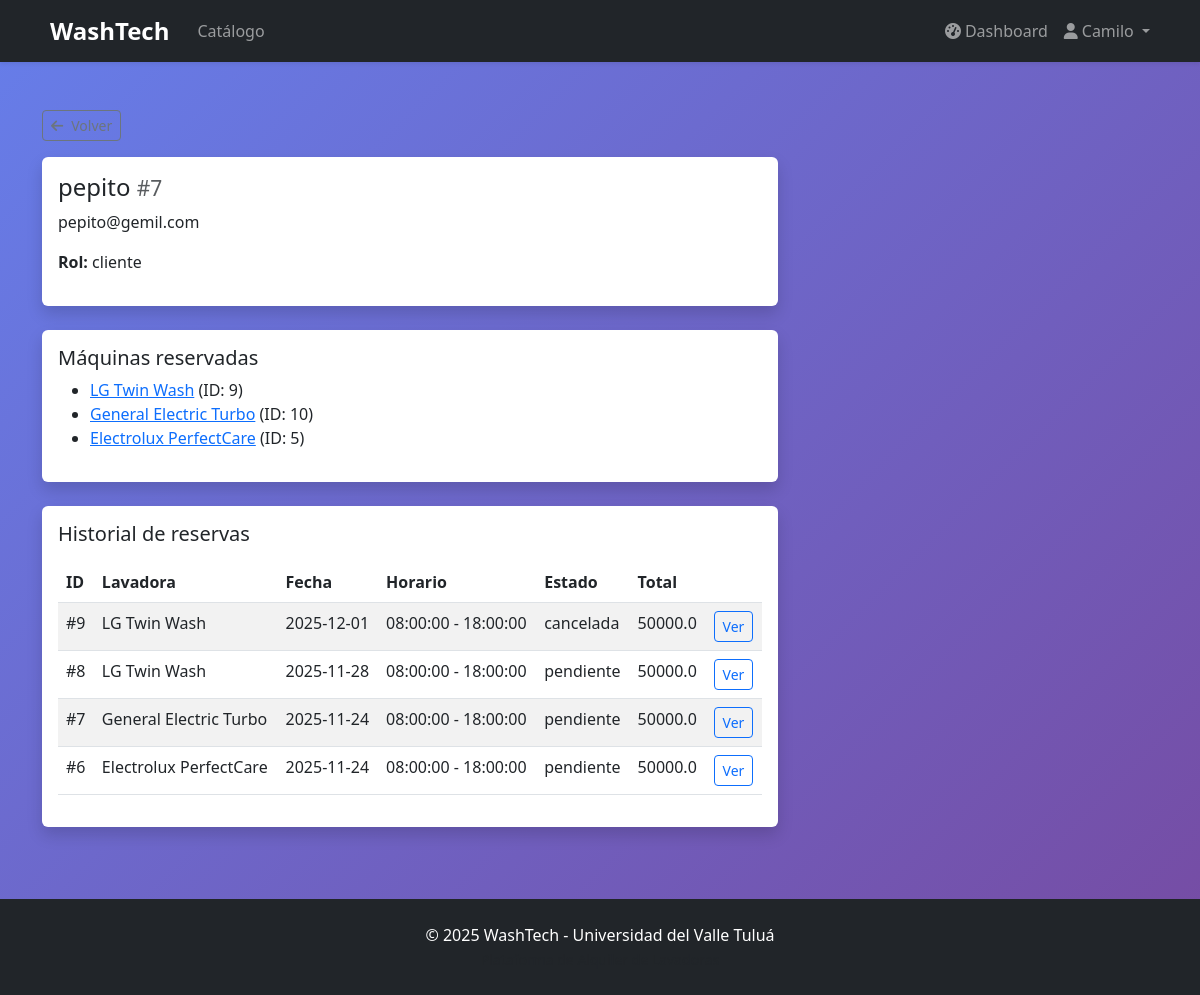
The app's page /admin/usuarios/7 (signed in) with its own data.
### models/user.py (models this page shows, shortened)
class User(UserMixin, db.Model):
    __tablename__ = 'users'
    id = db.Column(db.Integer, primary_key=True)
    name = db.Column(db.String(100), nullable=False)
    email = db.Column(db.String(100), unique=True, nullable=False)
    password_hash = db.Column(db.String(200), nullable=False)
    phone = db.Column(db.String(20))
    address = db.Column(db.Text)
    role = db.Column(db.String(20), default='cliente')  # cliente, admin, superadmin
    is_active = db.Column(db.Boolean, default=True)
    registration_date = db.Column(db.DateTime, default=db.func.now())
    reservations = db.relationship('Reservation', backref='user', lazy=True)

### models/washing_machine.py (models this page shows, shortened)
class WashingMachine(db.Model):
    __tablename__ = 'washing_machines'
    id = db.Column(db.Integer, primary_key=True)
    model = db.Column(db.String(100), nullable=False)
    capacity = db.Column(db.String(50), nullable=False)  # ej: "7 kg"
    operational_status = db.Column(db.String(20), default='operativa')  # operativa, mantenimiento, inactiva
    acquisition_date = db.Column(db.Date)
    image_url = db.Column(db.String(200), default='/static/images/icono de lavadora.jpg')
    description = db.Column(db.Text)
    is_active = db.Column(db.Boolean, default=True)
    reservations = db.relationship('Reservation', backref='washing_machine', lazy=True)
    inventory = db.relationship('Inventory', backref='washing_machine', uselist=False)

### models/reservation.py (models this page shows, shortened)
class Reservation(db.Model):
    __tablename__ = 'reservations'
    id = db.Column(db.Integer, primary_key=True)
    user_id = db.Column(db.Integer, db.ForeignKey('users.id'), nullable=False)
    washing_machine_id = db.Column(db.Integer, db.ForeignKey('washing_machines.id'), nullable=False)
    reservation_date = db.Column(db.Date, nullable=False)
    start_time = db.Column(db.Time, nullable=False)
    end_time = db.Column(db.Time, nullable=False)
    status = db.Column(db.String(20), default='pendiente')  # pendiente, confirmada, cancelada, completada
    total_payment = db.Column(db.Float, nullable=False)
    is_active = db.Column(db.Boolean, default=True)
    created_at = db.Column(db.DateTime, default=datetime.utcnow)
    payments = db.relationship('Payment', backref='reservation', lazy=True)

### controllers/admin_controller.py (the view)
@admin_bp.route('/usuarios/<int:id>')
@login_required
@admin_required
def view_user(id):
    user = User.query.get_or_404(id)
    reservations = Reservation.query.filter_by(user_id=user.id).order_by(Reservation.created_at.desc()).all()
    machines = []
    seen = set()
    for r in reservations:
        if r.washing_machine and r.washing_machine.id not in seen:
            machines.append(r.washing_machine)
            seen.add(r.washing_machine.id)
    return render_template('admin/users/view.html', user=user, reservations=reservations, machines=machines)

### controllers/admin_controller.py (called while the page is built)
def admin_required(f):
    @wraps(f)
    def decorated_function(*args, **kwargs):
        if not current_user.is_authenticated or current_user.role not in ['admin', 'superadmin']:
            flash('Acceso denegado. Se requieren permisos de administrador.', 'error')
            return redirect(url_for('dashboard.index'))
        return f(*args, **kwargs)
    return decorated_function

### templates/admin/users/view.html (shortened to what this page needs)
{% extends "base.html" %}
{% block content %}
<div class="container py-4">
    <div class="row">
        <div class="col-lg-8">
            <a href="{{ url_for('admin.list_users') }}" class="btn btn-sm btn-outline-secondary mb-3">
                <i class="fas fa-arrow-left me-2"></i>Volver
            </a>
            <div class="card border-0 shadow mb-4">
                <div class="card-body">
                    <h4>{{ user.name }} <small class="text-muted">#{{ user.id }}</small></h4>
                    <p>{{ user.email }}</p>
                    <p><strong>Rol:</strong> {{ user.role }}</p>
                </div>
            </div>
            <div class="card border-0 shadow mb-4">
                <div class="card-body">
                    <h5>Máquinas reservadas</h5>
                    {% if machines %}
                        <ul>
                        {% for m in machines %}
                            <li><a href="{{ url_for('admin.view_washing_machine', id=m.id) }}">{{ m.model }}</a> (ID: {{ m.id }})</li>
                        {% endfor %}
                        </ul>
                    {% else %}
                        <p class="text-muted">No hay máquinas reservadas por este usuario.</p>
                    {% endif %}
                </div>
            </div>
            <div class="card border-0 shadow">
                <div class="card-body">
                    <h5>Historial de reservas</h5>
                    {% if reservations %}
                    <table class="table table-striped mt-3">
                        <thead>
                            <tr>
                                <th>ID</th>
                                <th>Lavadora</th>
                                <th>Fecha</th>
                                <th>Horario</th>
                                <th>Estado</th>
                                <th>Total</th>
                                <th></th>
                            </tr>
                        </thead>
                        <tbody>
                            {% for r in reservations %}
                            <tr>
                                <td>#{{ r.id }}</td>
                                <td>{{ r.washing_machine.model if r.washing_machine else 'N/A' }}</td>
                                <td>{{ r.reservation_date }}</td>
                                <td>{{ r.start_time }} - {{ r.end_time }}</td>
                                <td>{{ r.status }}</td>
                                <td>{{ r.total_payment }}</td>
                                <td><a href="{{ url_for('reservation.detail', id=r.id) }}" class="btn btn-sm btn-outline-primary">Ver</a></td>
                            </tr>
                            {% endfor %}
                        </tbody>
                    </table>
                    {% else %}
                        <p class="text-muted">No hay reservas registradas para este usuario.</p>
                    {% endif %}
                </div>
            </div>
        </div>
    </div>
</div>
{% endblock %}

### templates/base.html (shortened to what this page needs)
<!DOCTYPE html>
<html lang="es">
<head>
    <link href="https://cdn.jsdelivr.net/npm/bootstrap@5.3.0/dist/css/bootstrap.min.css" rel="stylesheet">
    <link rel="stylesheet" href="https://cdnjs.cloudflare.com/ajax/libs/font-awesome/6.4.0/css/all.min.css">
</head>
<body>
    <nav class="navbar navbar-expand-lg navbar-dark bg-dark shadow-sm">
        <div class="container">
            <a class="navbar-brand" href="{{ url_for('index') }}">
                WashTech
            </a>
            <div class="collapse navbar-collapse" id="navbarNav">
                <ul class="navbar-nav me-auto">
                    <li class="nav-item">
                        <a class="nav-link" href="{{ url_for('catalog.index') }}">
                            Catálogo
                        </a>
                    </li>
                </ul>
                <ul class="navbar-nav ms-auto">
                    {% if current_user.is_authenticated %}
                            <li class="nav-item">
                                <a class="nav-link" href="{{ url_for('dashboard.index') }}">
                                    <i class="fas fa-tachometer-alt me-1"></i>Dashboard
                                </a>
                            </li>
                            <li class="nav-item dropdown">
                                <a class="nav-link dropdown-toggle" href="#" id="userDropdown" role="button" data-bs-toggle="dropdown">
                                    <i class="fas fa-user me-1"></i>{{ current_user.name }}
                                </a>
                            </li>
                        {% endif %}
                </ul>
            </div>
        </div>
    </nav>
    <main>
        {% block content %}{% endblock %}
    </main>
    <footer class="bg-dark text-white py-4 mt-5">
        <div class="container text-center">
            <p class="mb-0">&copy; 2025 WashTech - Universidad del Valle Tuluá</p>
            <small class="text-muted">Plataforma de Alquiler de Lavadoras</small>
        </div>
    </footer>
</body>
</html>

### records on screen
User: name "Camilo"
User: name "pepito", id "7", email "pepito@gemil.com", role "cliente"
WashingMachine: model "LG Twin Wash", id "9"
WashingMachine: model "General Electric Turbo", id "10"
WashingMachine: model "Electrolux PerfectCare", id "5"
Reservation: id "9", washing_machine "LG Twin Wash", reservation_date "2025-12-01", start_time "08:00:00", end_time "18:00:00", status "cancelada", total_payment "50000.0"
Reservation: id "8", washing_machine "LG Twin Wash", reservation_date "2025-11-28", start_time "08:00:00", end_time "18:00:00", status "pendiente", total_payment "50000.0"
Reservation: id "7", washing_machine "General Electric Turbo", reservation_date "2025-11-24", start_time "08:00:00", end_time "18:00:00", status "pendiente", total_payment "50000.0"
Reservation: id "6", washing_machine "Electrolux PerfectCare", reservation_date "2025-11-24", start_time "08:00:00", end_time "18:00:00", status "pendiente", total_payment "50000.0"
